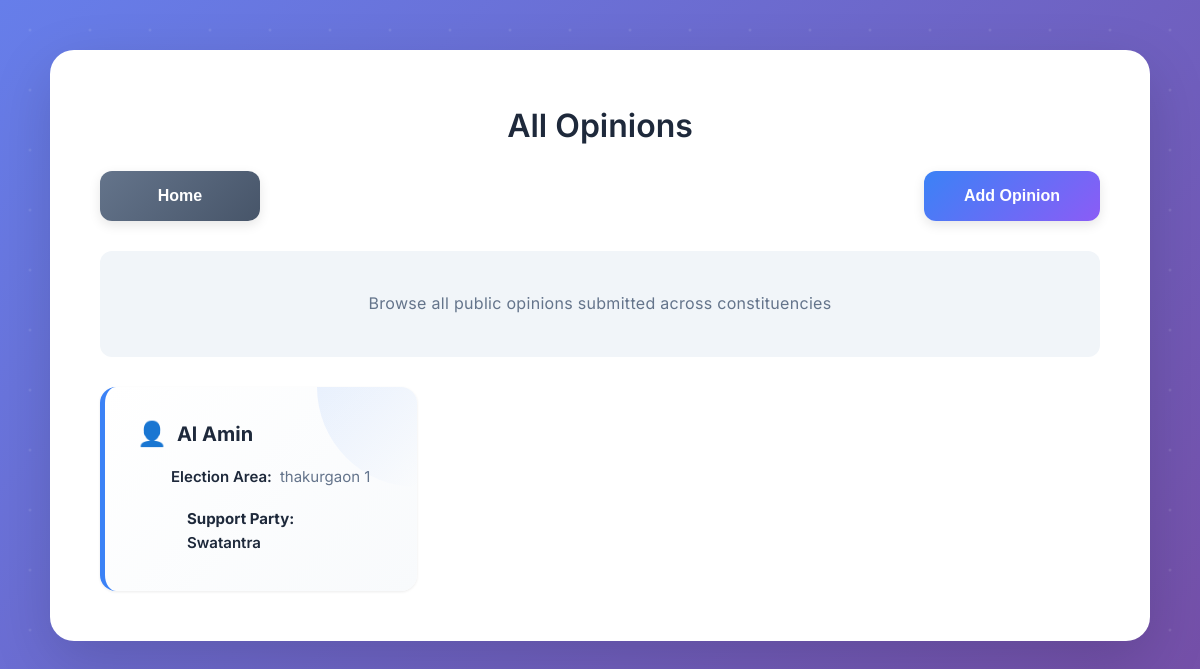
Before: /all-opinions/ with the older database file.
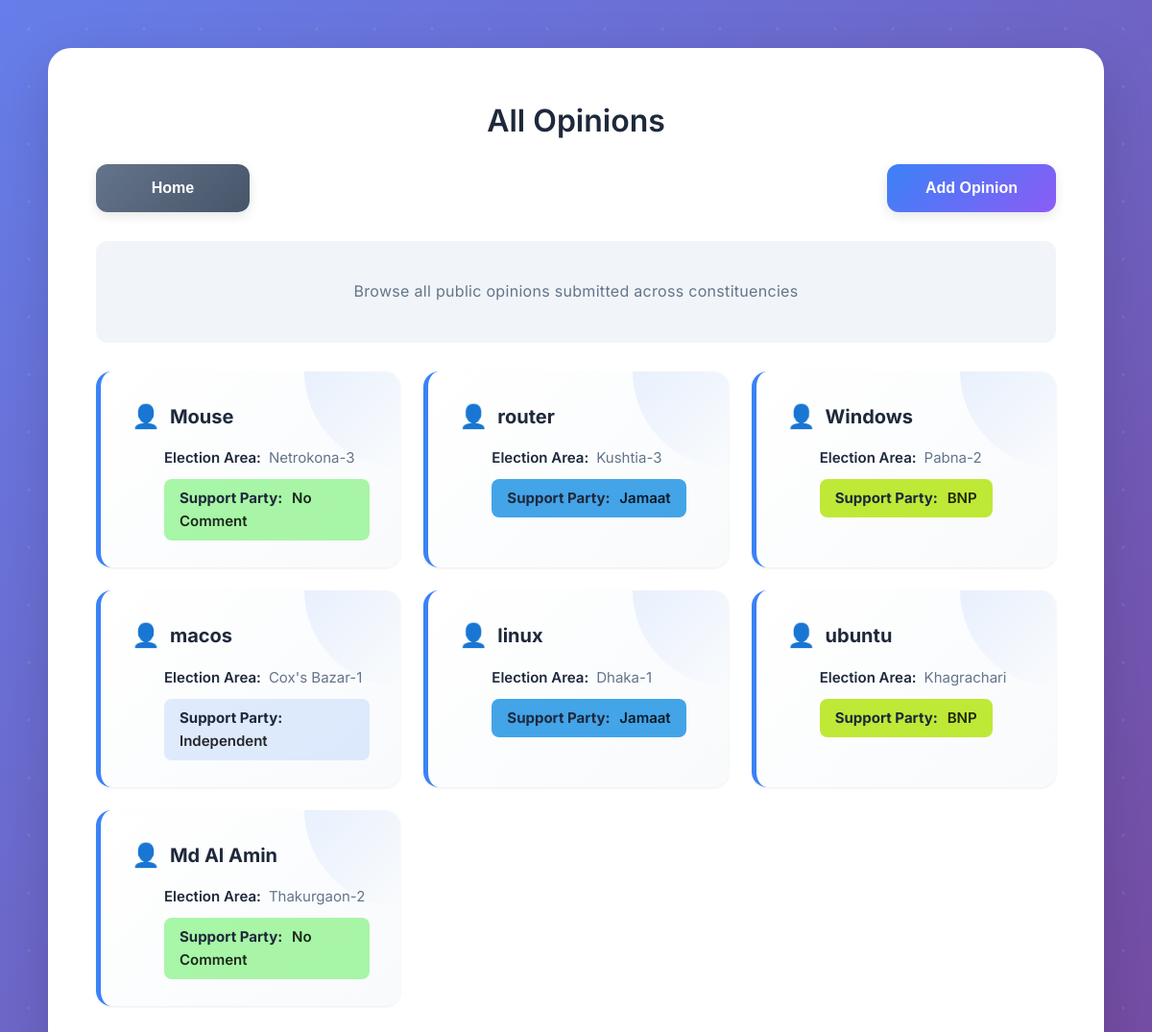
After: the same page with the newer database file.
### opinion_app/models.py (models this page shows, shortened)
class Opinion(models.Model):
    name = models.CharField(max_length=100)
    phone = models.CharField(max_length=20)
    election_area = models.TextField()
    party = models.CharField(max_length=50)

### opinion_app/views.py (the view)
# urls.py: path('all-opinions/', views.all_opinions, name='all_opinions'),
def all_opinions(request):
    opinions = Opinion.objects.all().order_by('-id')
    return render(request, 'all_opinions.html', {'opinions': opinions})

### opinion_app/templates/all_opinions.html (shortened to what this page needs)
{% load static %}
<!DOCTYPE html>
<html lang="en">
<head>
    <link rel="stylesheet" href="{% static 'css/style.css' %}">
</head>
<body>
    <div class="container">
        <h2>All Opinions</h2>
        <div class="page-actions">
            <a href="{% url 'home' %}">
                <button class="secondary-btn">Home</button>
            </a>
            <a href="{% url 'add_opinion' %}">
                <button class="primary-btn">Add Opinion</button>
            </a>
        </div>
        <p class="hero-subtext">
            Browse all public opinions submitted across constituencies
        </p>
        <div class="opinions-grid">
            {% for op in opinions %}
            <div class="opinion-card">
                <div class="opinion-name">{{ op.name }}</div>
                <div class="opinion-area">
                    <strong>Election Area:</strong> {{ op.election_area }}
                </div>
                <div class="opinion-party party-{{ op.party|lower|slugify }}">
                    <strong>Support Party:</strong> {{ op.party }}
                </div>
            </div>
            {% empty %}
            <p>No opinions available</p>
            {% endfor %}
        </div>
    </div>
</body>
</html>

### opinion_app/static/css/style.css (style rules this page uses)
* { margin: 0; padding: 0; box-sizing: border-box; }
:root { --primary: #3b82f6; --primary-dark: #2563eb; --primary-light: #60a5fa; --secondary: #8b5cf6; --success: #10b981; --danger: #ef4444; --warning: #f59e0b; --dark: #1e293b; --gray: #64748b; --light-gray: #f1f5f9; --white: #ffffff; --shadow-sm: 0 1px 3px rgba(0, 0, 0, 0.08); --shadow-md: 0 4px 12px rgba(0, 0, 0, 0.1); --shadow-lg: 0 10px 40px rgba(0, 0, 0, 0.12); --shadow-xl: 0 20px 60px rgba(0, 0, 0, 0.15); }
body { font-family: 'Inter', 'Segoe UI', system-ui, -apple-system, sans-serif; background: linear-gradient(135deg, #667eea 0%, #764ba2 100%); background-attachment: fixed; color: var(--dark); min-height: 100vh; line-height: 1.6; }
body::before { content: ''; position: fixed; top: 0; left: 0; right: 0; bottom: 0; pointer-events: none; z-index: 0; }
.container { width: 92%; max-width: 1100px; margin: 50px auto; background: var(--white); padding: 50px; border-radius: 24px; box-shadow: var(--shadow-xl); position: relative; z-index: 1; animation: slideUp 0.6s ease; }
h2 { font-size: 2rem; font-weight: 600; color: var(--dark); text-align: center; margin-bottom: 20px; }
.hero-subtext { text-align: center; font-size: 14px; color: var(--gray); margin: 10px 0 30px; letter-spacing: 0.3px; }
.nav button, button { background: linear-gradient(135deg, var(--primary), var(--primary-dark)); color: white; border: none; padding: 14px 32px; border-radius: 12px; cursor: pointer; font-size: 15px; font-weight: 600; transition: all 0.3s ease; box-shadow: var(--shadow-md); position: relative; overflow: hidden; }
.nav button::before, button::before { content: ''; position: absolute; top: 0; left: -100%; width: 100%; height: 100%; background: linear-gradient(90deg, transparent, rgba(255,255,255,0.3), transparent); transition: left 0.5s; }
.primary-btn { background: linear-gradient(135deg, var(--primary), var(--secondary)); color: white; padding: 16px 40px; border-radius: 12px; border: none; font-size: 16px; font-weight: 600; cursor: pointer; transition: all 0.3s ease; box-shadow: var(--shadow-md); flex: 1; min-width: 160px; }
.secondary-btn { text-decoration: none; background: linear-gradient(135deg, var(--gray), #475569); color: white; padding: 16px 40px; border-radius: 12px; font-size: 16px; font-weight: 600; transition: all 0.3s ease; box-shadow: var(--shadow-md); display: inline-block; text-align: center; flex: 1; min-width: 160px; }
.page-actions { display: flex; justify-content: space-between; align-items: center; margin: 10px 0 30px; gap: 16px; flex-wrap: wrap; }
.opinions-grid { display: grid; grid-template-columns: repeat(3, 1fr); gap: 24px; margin-top: 30px; }
.opinion-card { background: linear-gradient(135deg, #ffffff, #f8fafc); padding: 28px 32px; border-radius: 16px; box-shadow: var(--shadow-sm); border-left: 5px solid var(--primary); transition: all 0.3s ease; position: relative; overflow: hidden; animation: fadeIn 0.5s ease; }
.opinion-card::before { content: ''; position: absolute; top: 0; right: 0; width: 100px; height: 100px; background: linear-gradient(135deg, rgba(59, 130, 246, 0.1), transparent); border-radius: 0 0 0 100%; }
.opinion-name { font-size: 20px; font-weight: 700; color: var(--dark); margin-bottom: 12px; display: flex; align-items: center; gap: 10px; }
.opinion-name::before { content: '👤'; font-size: 24px; }
.opinion-area { font-size: 15px; color: var(--gray); margin-bottom: 10px; padding-left: 34px; display: flex; align-items: center; gap: 8px; }
.opinion-area strong { color: var(--dark); font-weight: 600; }
.opinion-party { font-size: 15px; font-weight: 600; padding: 8px 16px; border-radius: 8px; margin-left: 34px; display: inline-block; }
.opinion-party strong { color: var(--dark); margin-right: 6px; }
.party-bnp { background: rgba(185, 231, 34, 0.904); color: #000000d6; }
.party-jamaat { background: rgba(51, 156, 230, 0.919); color: #000000d6; }
.party-independent { background: rgba(59, 130, 246, 0.15); color: #000000d6; }
.party-no-comment { background: rgba(118, 242, 114, 0.614); color: #000000d6; }
.container p:not(.subtitle) { text-align: center; color: var(--gray); font-size: 16px; padding: 40px 20px; background: var(--light-gray); border-radius: 12px; margin: 20px 0; }

Changed rows visible on the page:
removed Opinion: name "Al Amin", election_area "thakurgaon 1", party "Swatantra"
added Opinion: name "Mouse", election_area "Netrokona-3", party "No Comment"
added Opinion: name "router", election_area "Kushtia-3", party "Jamaat"
added Opinion: name "Windows", election_area "Pabna-2", party "BNP"
added Opinion: name "macos", election_area "Cox's Bazar-1", party "Independent"
added Opinion: name "linux", election_area "Dhaka-1", party "Jamaat"
added Opinion: name "ubuntu", election_area "Khagrachari", party "BNP"
added Opinion: name "Md Al Amin", election_area "Thakurgaon-2", party "No Comment"
